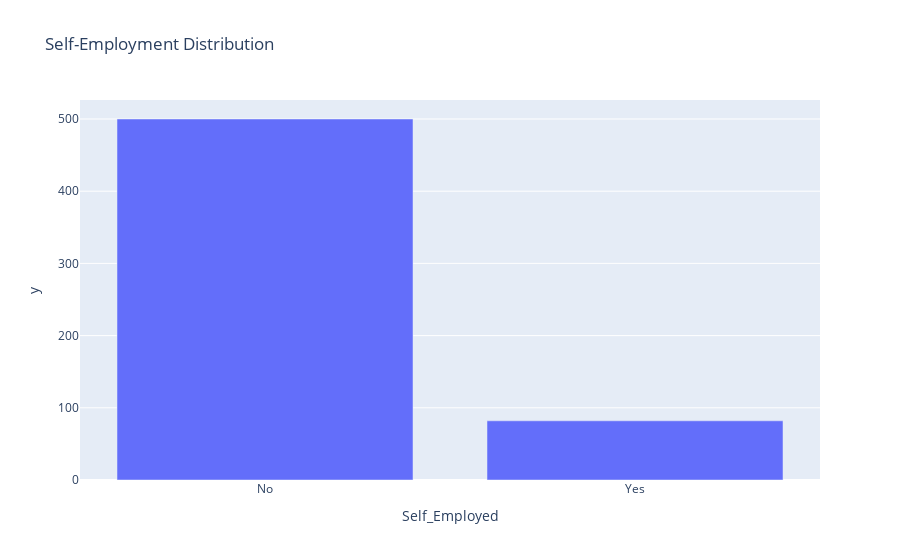

The notebook cell this image was saved under:
### Code cell
self_employed_count = df['Self_Employed'].value_counts()
fig_self_employed = px.bar(self_employed_count, 
                           x=self_employed_count.index, 
                           y=self_employed_count.values, 
                           title='Self-Employment Distribution')
fig_self_employed.show()

### Figure 1 — Plotly figure (JSON) as saved in the notebook; plotly's stock layout.template omitted (floating-point values rounded to 4 significant figures)
{"data": [{"alignmentgroup": "True", "hovertemplate": "Self_Employed=%{x}<br>y=%{y}<extra></extra>", "legendgroup": "", "marker": {"color": "#636efa", "pattern": {"shape": ""}}, "name": "", "offsetgroup": "", "orientation": "v", "showlegend": false, "textposition": "auto", "type": "bar", "x": ["No", "Yes"], "xaxis": "x", "y": [500, 82], "yaxis": "y"}], "layout": {"autosize": true, "barmode": "relative", "legend": {"tracegroupgap": 0}, "title": {"text": "Self-Employment Distribution"}, "xaxis": {"anchor": "y", "autorange": true, "domain": [0, 1], "range": [-0.5, 1.5], "title": {"text": "Self_Employed"}, "type": "category"}, "yaxis": {"anchor": "x", "autorange": true, "domain": [0, 1], "range": [0, 526.3], "title": {"text": "y"}, "type": "linear"}}}
